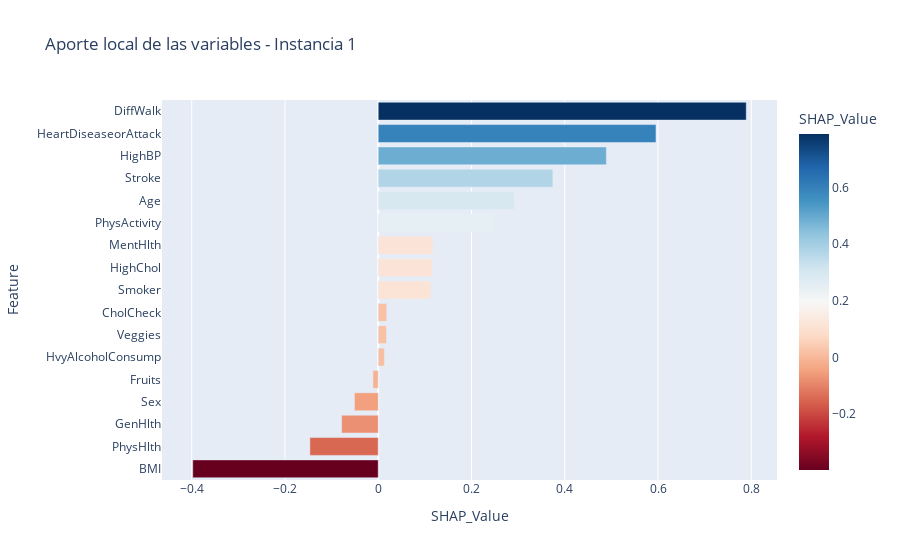
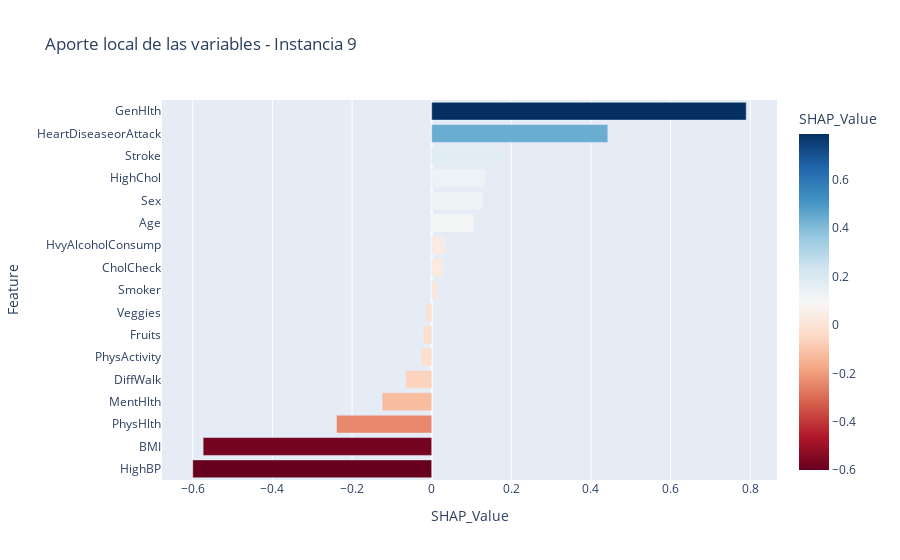
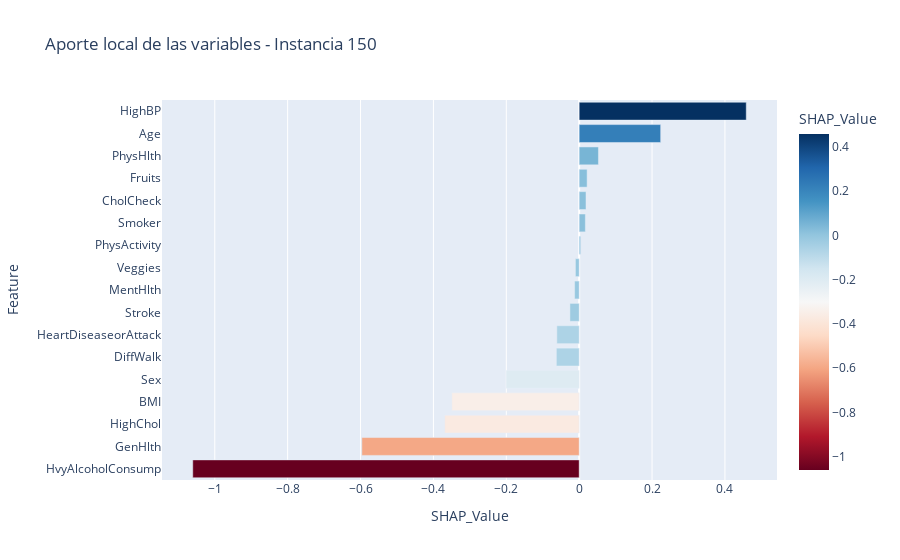

Notebook code cell kept with these figures, in order:
### Markdown cell above
1. Usando los *shap values* calculados, grafique el **aporte local** de las diferentes variables para las instancias **1**, **9** y **150** (1 punto).

2. Interprete sus resultados y responda:

  - ¿Qué variables afectan de manera positiva/negativa a la probabilidad de poseer diabetes? (1 punto)

  - ¿Existe algún patrón común entre las instancias analizadas? (1 punto)

  - ¿Es posible generalizar estas conclusiones a todo el dataset? (1 punto)

### Code cell
# Inserte código para generar gráficos de aporte local aquí

instances = [1, 9, 150]
feature_names = pipeline.named_steps["preprocessor"].get_feature_names_out()

for i in instances:
    shap_vals_instance = shap_values[i]
    df_instance = pd.DataFrame({
        "Feature": feature_names,
        "SHAP_Value": shap_vals_instance
    }).sort_values("SHAP_Value", ascending=False)

    fig = px.bar(
        df_instance,
        x="SHAP_Value",
        y="Feature",
        orientation="h",
        title=f"Aporte local de las variables - Instancia {i}",
        color="SHAP_Value",
        color_continuous_scale="RdBu"
    )
    fig.update_layout(yaxis=dict(autorange="reversed"))
    fig.show()

### Figure 1 — Plotly figure (JSON) as saved in the notebook; plotly's stock layout.template omitted (floating-point values rounded to 4 significant figures)
{"data": [{"hovertemplate": "SHAP_Value=%{marker.color}<br>Feature=%{y}<extra></extra>", "legendgroup": "", "marker": {"color": [0.7892, 0.5956, 0.4892, 0.3745, 0.2917, 0.2492, 0.117, 0.1163, 0.1131, 0.01827, 0.01761, 0.01327, -0.01141, -0.05101, -0.07845, -0.1466, -0.3978], "coloraxis": "coloraxis", "pattern": {"shape": ""}}, "name": "", "orientation": "h", "showlegend": false, "textposition": "auto", "type": "bar", "x": [0.7892, 0.5956, 0.4892, 0.3745, 0.2917, 0.2492, 0.117, 0.1163, 0.1131, 0.01827, 0.01761, 0.01327, -0.01141, -0.05101, -0.07845, -0.1466, -0.3978], "xaxis": "x", "y": ["DiffWalk", "HeartDiseaseorAttack", "HighBP", "Stroke", "Age", "PhysActivity", "MentHlth", "HighChol", "Smoker", "CholCheck", "Veggies", "HvyAlcoholConsump", "Fruits", "Sex", "GenHlth", "PhysHlth", "BMI"], "yaxis": "y"}], "layout": {"barmode": "relative", "coloraxis": {"colorbar": {"title": {"text": "SHAP_Value"}}, "colorscale": [[0, "rgb(103,0,31)"], [0.1, "rgb(178,24,43)"], [0.2, "rgb(214,96,77)"], [0.3, "rgb(244,165,130)"], [0.4, "rgb(253,219,199)"], [0.5, "rgb(247,247,247)"], [0.6, "rgb(209,229,240)"], [0.7, "rgb(146,197,222)"], [0.8, "rgb(67,147,195)"], [0.9, "rgb(33,102,172)"], [1, "rgb(5,48,97)"]]}, "legend": {"tracegroupgap": 0}, "title": {"text": "Aporte local de las variables - Instancia 1"}, "xaxis": {"anchor": "y", "domain": [0, 1], "title": {"text": "SHAP_Value"}}, "yaxis": {"anchor": "x", "autorange": "reversed", "domain": [0, 1], "title": {"text": "Feature"}}}}

### Figure 2 — Plotly figure (JSON) as saved in the notebook; plotly's stock layout.template omitted (floating-point values rounded to 4 significant figures)
{"data": [{"hovertemplate": "SHAP_Value=%{marker.color}<br>Feature=%{y}<extra></extra>", "legendgroup": "", "marker": {"color": [0.7899, 0.4422, 0.1758, 0.1345, 0.1292, 0.1049, 0.03319, 0.02872, 0.01568, -0.01479, -0.02141, -0.02572, -0.06509, -0.1244, -0.2391, -0.574, -0.6], "coloraxis": "coloraxis", "pattern": {"shape": ""}}, "name": "", "orientation": "h", "showlegend": false, "textposition": "auto", "type": "bar", "x": [0.7899, 0.4422, 0.1758, 0.1345, 0.1292, 0.1049, 0.03319, 0.02872, 0.01568, -0.01479, -0.02141, -0.02572, -0.06509, -0.1244, -0.2391, -0.574, -0.6], "xaxis": "x", "y": ["GenHlth", "HeartDiseaseorAttack", "Stroke", "HighChol", "Sex", "Age", "HvyAlcoholConsump", "CholCheck", "Smoker", "Veggies", "Fruits", "PhysActivity", "DiffWalk", "MentHlth", "PhysHlth", "BMI", "HighBP"], "yaxis": "y"}], "layout": {"barmode": "relative", "coloraxis": {"colorbar": {"title": {"text": "SHAP_Value"}}, "colorscale": [[0, "rgb(103,0,31)"], [0.1, "rgb(178,24,43)"], [0.2, "rgb(214,96,77)"], [0.3, "rgb(244,165,130)"], [0.4, "rgb(253,219,199)"], [0.5, "rgb(247,247,247)"], [0.6, "rgb(209,229,240)"], [0.7, "rgb(146,197,222)"], [0.8, "rgb(67,147,195)"], [0.9, "rgb(33,102,172)"], [1, "rgb(5,48,97)"]]}, "legend": {"tracegroupgap": 0}, "title": {"text": "Aporte local de las variables - Instancia 9"}, "xaxis": {"anchor": "y", "domain": [0, 1], "title": {"text": "SHAP_Value"}}, "yaxis": {"anchor": "x", "autorange": "reversed", "domain": [0, 1], "title": {"text": "Feature"}}}}

### Figure 3 — Plotly figure (JSON) as saved in the notebook; plotly's stock layout.template omitted (floating-point values rounded to 4 significant figures)
{"data": [{"hovertemplate": "SHAP_Value=%{marker.color}<br>Feature=%{y}<extra></extra>", "legendgroup": "", "marker": {"color": [0.4585, 0.2236, 0.05282, 0.02177, 0.01874, 0.01693, 0.004176, -0.01033, -0.01247, -0.02538, -0.06128, -0.06261, -0.2002, -0.3495, -0.3691, -0.5964, -1.06], "coloraxis": "coloraxis", "pattern": {"shape": ""}}, "name": "", "orientation": "h", "showlegend": false, "textposition": "auto", "type": "bar", "x": [0.4585, 0.2236, 0.05282, 0.02177, 0.01874, 0.01693, 0.004176, -0.01033, -0.01247, -0.02538, -0.06128, -0.06261, -0.2002, -0.3495, -0.3691, -0.5964, -1.06], "xaxis": "x", "y": ["HighBP", "Age", "PhysHlth", "Fruits", "CholCheck", "Smoker", "PhysActivity", "Veggies", "MentHlth", "Stroke", "HeartDiseaseorAttack", "DiffWalk", "Sex", "BMI", "HighChol", "GenHlth", "HvyAlcoholConsump"], "yaxis": "y"}], "layout": {"barmode": "relative", "coloraxis": {"colorbar": {"title": {"text": "SHAP_Value"}}, "colorscale": [[0, "rgb(103,0,31)"], [0.1, "rgb(178,24,43)"], [0.2, "rgb(214,96,77)"], [0.3, "rgb(244,165,130)"], [0.4, "rgb(253,219,199)"], [0.5, "rgb(247,247,247)"], [0.6, "rgb(209,229,240)"], [0.7, "rgb(146,197,222)"], [0.8, "rgb(67,147,195)"], [0.9, "rgb(33,102,172)"], [1, "rgb(5,48,97)"]]}, "legend": {"tracegroupgap": 0}, "title": {"text": "Aporte local de las variables - Instancia 150"}, "xaxis": {"anchor": "y", "domain": [0, 1], "title": {"text": "SHAP_Value"}}, "yaxis": {"anchor": "x", "autorange": "reversed", "domain": [0, 1], "title": {"text": "Feature"}}}}
